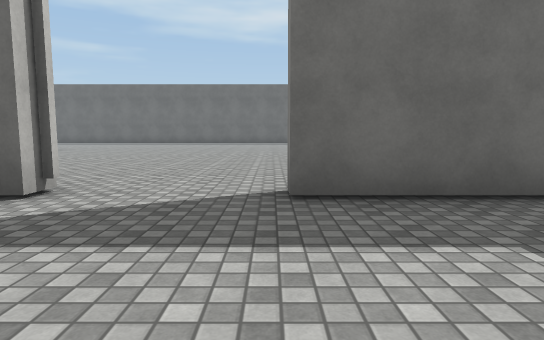
View 1 (above)

15 first-person views from a walk through a 3-D level made in the Unity game engine. The camera is 1.2 m above the floor, tilts 6° down and sees 75° across. Doors are open. The floor is counted in squares, 2 m on a side. Each view is taken from the middle of a square. On the plan, view 1 faces up. The plan holds only what a view shows up to about 10 squares ahead; the rest is blank. The place goes on beyond the plan. The player is left out. Some surface patterns are stand-ins.

View 2
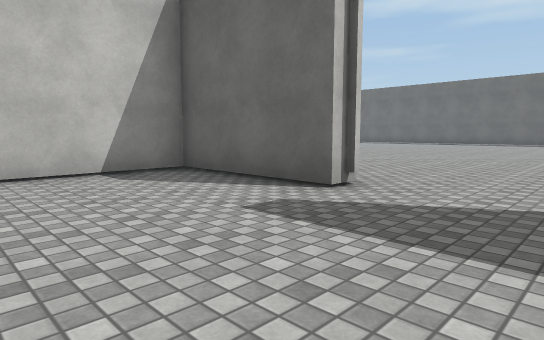

View 3
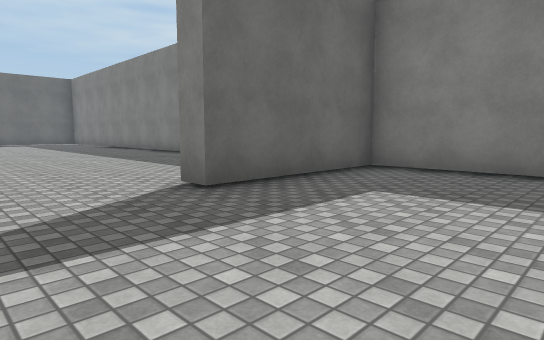

View 4
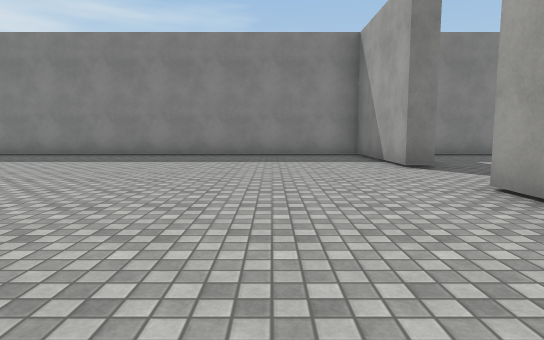

View 5
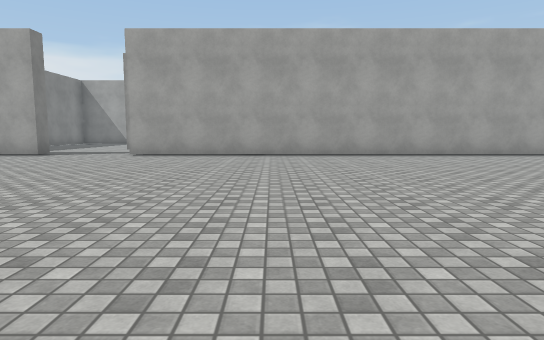

View 6
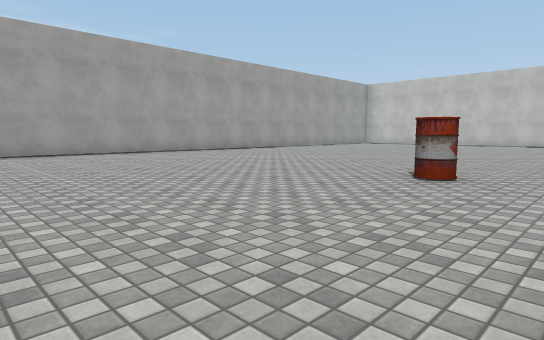

View 7
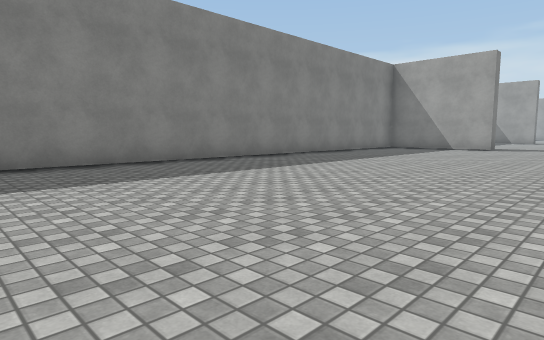

View 8
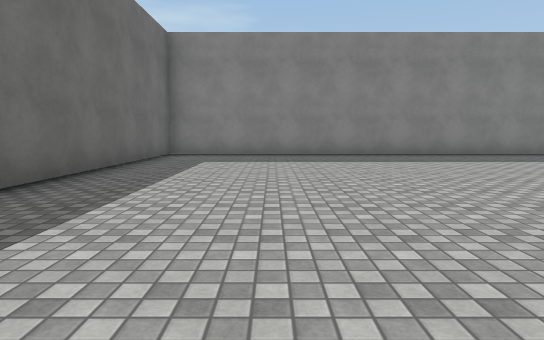

View 9
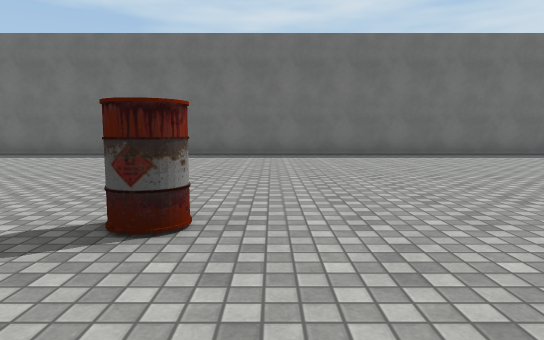

View 10
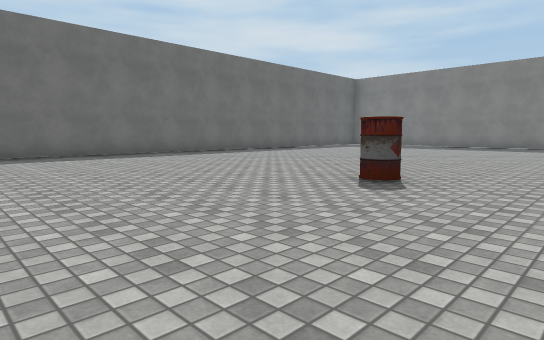

View 11
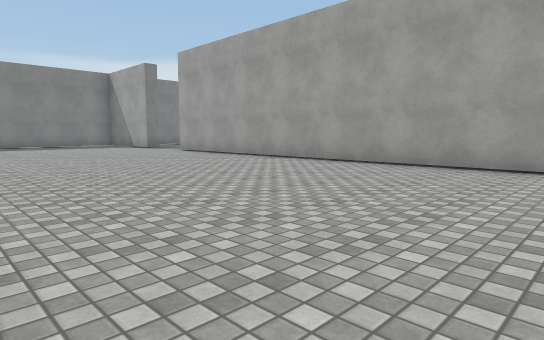

View 12
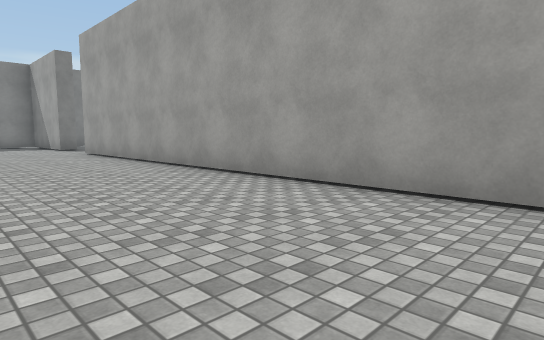

View 13
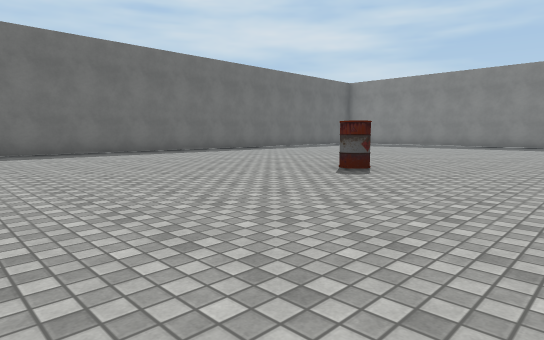

View 14
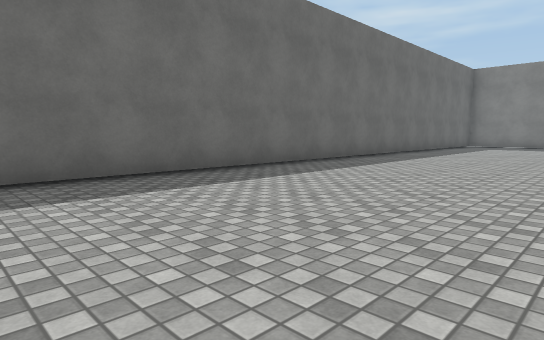

View 15
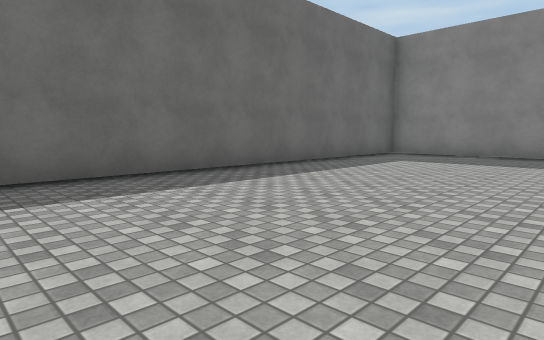

### Floor plan
Points are (right, up) in squares from view 1. A wall is a line through its corners. A room is listed if a view was taken in it or the views show most of it. See-through windows are left out.
Room 1 (views 1, 2, 3)
walls: (-2.2, 3.2) (-5.3, 3.2) (-5.3, 0.6); (3.7, -0.1) (3.7, 3.2) (0.2, 3.2)
ways out: open door at (-1, 3.5) to room 2
Room 2 (views 4, 5, 6, 7, 8, 9, 10, 11, 12, 13, 14, 15)
walls: (0.2, 3.7) (3.7, 3.7) (3.7, 19.7) (-13.5, 19.7); (-13.2, 3.7) (-2.2, 3.7)
ways out: open door at (-1, 3.5) to room 1
objects: other object (-8, 12)

Positions as (right, up) in squares from view 1, and headings:
1: (0, 0), facing up
2: (0, 0), facing up-left
3: (-2, 0), facing up-right
4: (-6, 6), facing right
5: (-6, 13), facing down
6: (-3, 14), facing down-left
7: (-3, 17), facing down-right
8: (-6, 17), facing right
9: (-7, 10), facing up
10: (-12, 10), facing up-right
11: (-13, 10), facing down-right
12: (-13, 7), facing down-right
13: (-13, 9), facing up-right
14: (-13, 15), facing up-right
15: (-6, 15), facing up-right
